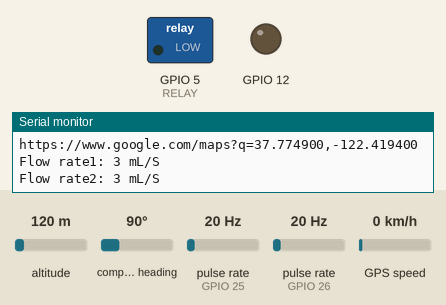
Simulated run of this sketch. Board: ESP32. Shown: switched loads named in the sketch (green lamp = pin HIGH), output pins drawn as LEDs (lit = HIGH), the last lines printed to the serial monitor. Wiring (inferred from the names in the program): 2 × pulse sensor: data GPIO 25 / data GPIO 26. The inputs (shaded band) are chosen by the test bench; at power-on: pulse rate (sensors on GPIO 25, GPIO 26) 20 Hz, altitude 120 m, compass heading 90°, GPS speed 0 km/h. WiFi joins after 1.5 s; servers stay silent unless stated; the GPS gets a fix after 3 s at 37.7749, -122.4194 with 8 satellites.

Above: at 25.0 s.
25.1 s: pulse rate (sensor on GPIO 25) set to 23 Hz
At 26.9 s:
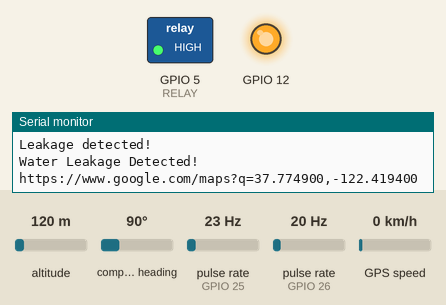
27.4 s: pulse rate (sensor on GPIO 25) set to 4 Hz
At 31.3 s:
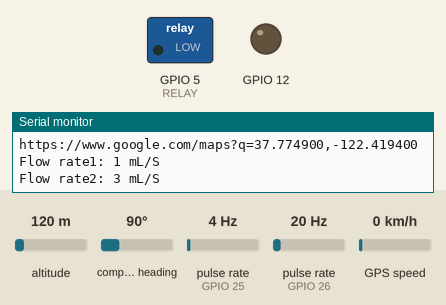
Timing chart, 0 to 32.8 s (numbered marks = the images above; inputs shaded):
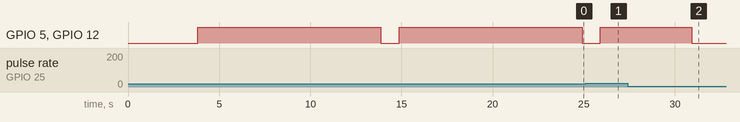

The sketch:

Water_lekage_Blynk.ino
```cpp
// -------------------------------
// Blynk Device Info
#define BLYNK_TEMPLATE_ID "TMPL3FOJXO7wB"
#define BLYNK_TEMPLATE_NAME "water leakage monitoring system"
#define BLYNK_AUTH_TOKEN "tfWuQfOOzog7yqQuQ9kzETK1b4gJezIC"
// -------------------------------

#define BLYNK_PRINT Serial

#include <WiFi.h>
#include <BlynkSimpleEsp32.h>
#include <TinyGPSPlus.h>
#include <HardwareSerial.h>

// -------------------------------
// GPS Setup
TinyGPSPlus gps;
HardwareSerial SerialGPS(1); // UART1
#define RXD2 16  // GPS TX → ESP32 RX
#define TXD2 17  // GPS RX → ESP32 TX (optional)
// -------------------------------

#define RELAY 5
#define SENSOR1 25
#define SENSOR2 26

char ssid[] = "Tatti";
char pass[] = "8180983906";

long currentMillis1 = 0;
long previousMillis1 = 0;
int interval1 = 1000;
float calibrationFactor1 = 6;
volatile byte pulseCount1;
byte pulse1Sec1 = 0;
float flowRate1;
unsigned int flowMilliLitres1;
unsigned long totalMilliLitres1;

void IRAM_ATTR pulseCounter1() {
  pulseCount1++;
}

long currentMillis2 = 0;
long previousMillis2 = 0;
int interval2 = 1000;
float calibrationFactor2 = 6;
volatile byte pulseCount2;
byte pulse1Sec2 = 0;
float flowRate2;
unsigned int flowMilliLitres2;
unsigned long totalMilliLitres2;

void IRAM_ATTR pulseCounter2() {
  pulseCount2++;
}

void setup() {
  Serial.begin(115200);
  SerialGPS.begin(9600, SERIAL_8N1, RXD2, TXD2); // GPS baud rate

  pinMode(SENSOR1, INPUT_PULLUP);
  pinMode(SENSOR2, INPUT_PULLUP);
  pinMode(RELAY, OUTPUT);
  pinMode(12, OUTPUT);

  pulseCount1 = 0; flowRate1 = 0; flowMilliLitres1 = 0; totalMilliLitres1 = 0; previousMillis1 = 0;
  pulseCount2 = 0; flowRate2 = 0; flowMilliLitres2 = 0; totalMilliLitres2 = 0; previousMillis2 = 0;

  attachInterrupt(digitalPinToInterrupt(SENSOR1), pulseCounter1, FALLING);
  attachInterrupt(digitalPinToInterrupt(SENSOR2), pulseCounter2, FALLING);

  Blynk.begin(BLYNK_AUTH_TOKEN, ssid, pass);
  Serial.println("System Initialized...");
}

void loop() {
  Blynk.run();

  // GPS update
  while (SerialGPS.available() > 0) {
    gps.encode(SerialGPS.read());
  }

  // Flow Sensor 1
  currentMillis1 = millis();
  if (currentMillis1 - previousMillis1 > interval1) {
    pulse1Sec1 = pulseCount1; pulseCount1 = 0;
    flowRate1 = ((1000.0 / (millis() - previousMillis1)) * pulse1Sec1) / calibrationFactor1;
    previousMillis1 = millis();
    flowMilliLitres1 = (flowRate1 / 60) * 1000;
    totalMilliLitres1 += flowMilliLitres1;

    Serial.print("Flow rate1: "); Serial.print(int(flowRate1)); Serial.println(" mL/S");
    Blynk.virtualWrite(V0, int(flowRate1));
  }

  // Flow Sensor 2
  currentMillis2 = millis();
  if (currentMillis2 - previousMillis2 > interval2) {
    pulse1Sec2 = pulseCount2; pulseCount2 = 0;
    flowRate2 = ((1000.0 / (millis() - previousMillis2)) * pulse1Sec2) / calibrationFactor2;
    previousMillis2 = millis();
    flowMilliLitres2 = (flowRate2 / 60) * 1000;
    totalMilliLitres2 += flowMilliLitres2;

    Serial.print("Flow rate2: "); Serial.print(int(flowRate2)); Serial.println(" mL/S");
    Blynk.virtualWrite(V1, int(flowRate2));
  }

  // Leakage Detection
  if (flowRate2 < flowRate1 && flowRate2 < 8) {
    digitalWrite(RELAY, HIGH);
    digitalWrite(12, HIGH);

    if (gps.location.isValid()) {
      String mapLink = "https://www.google.com/maps?q=" + String(gps.location.lat(), 6) + "," + String(gps.location.lng(), 6);
      String message = "Water Leakage Detected!\n" + mapLink;
      Blynk.logEvent("flow_notify", message);
      Serial.println("Leakage detected!");
      Serial.println(message);
    } else {
      Blynk.logEvent("flow_notify", "Water Leakage Detected! (No GPS fix yet)");
      Serial.println("Leakage detected (no GPS fix yet)");
    }
    delay(5000);
  } else {
    digitalWrite(RELAY, LOW);
    digitalWrite(12, LOW);
  }
}
```

Measured:
- the behaviour switches between 20 and 21 Hz on pulse rate (sensor on GPIO 25) (found by bisection; images 0 and 1)
- after the input at 25.1 s, GPIO 5 (RELAY), GPIO 12: LOW → HIGH after 0.81 s
- after the input at 27.4 s, GPIO 5 (RELAY), GPIO 12: HIGH → LOW after 3.5 s
- by itself, GPIO 5 (RELAY), GPIO 12: alternates HIGH for 10.0 s and LOW for 1.0 s
